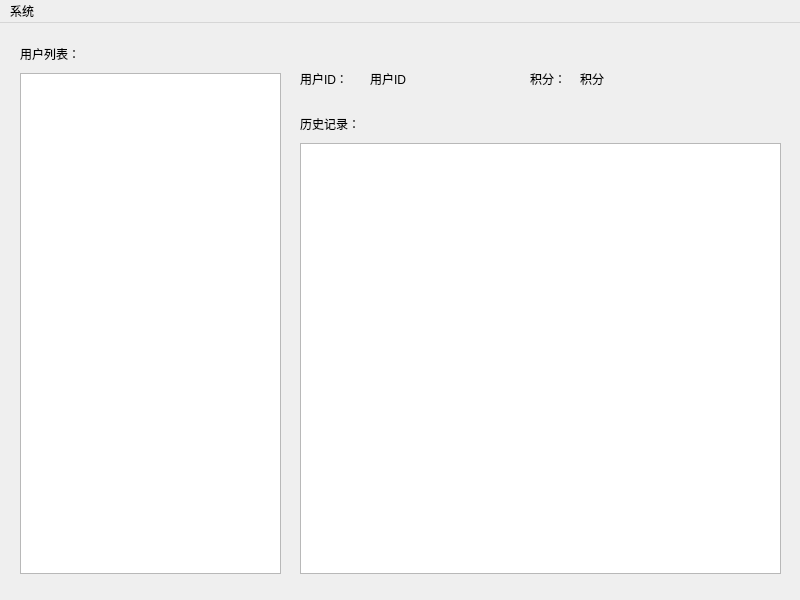
<?xml version="1.0" encoding="UTF-8"?>
<ui version="4.0">
 <class>adminWindow</class>
 <widget class="QMainWindow" name="adminWindow">
  <property name="geometry">
   <rect>
    <x>0</x>
    <y>0</y>
    <width>800</width>
    <height>600</height>
   </rect>
  </property>
  <property name="minimumSize">
   <size>
    <width>800</width>
    <height>600</height>
   </size>
  </property>
  <property name="maximumSize">
   <size>
    <width>800</width>
    <height>600</height>
   </size>
  </property>
  <property name="windowTitle">
   <string>管理员控制台</string>
  </property>
  <widget class="QWidget" name="centralwidget">
   <widget class="QTableWidget" name="tableWidgetUserList">
    <property name="geometry">
     <rect>
      <x>20</x>
      <y>50</y>
      <width>261</width>
      <height>501</height>
     </rect>
    </property>
   </widget>
   <widget class="QLabel" name="labelUserList">
    <property name="geometry">
     <rect>
      <x>20</x>
      <y>10</y>
      <width>251</width>
      <height>41</height>
     </rect>
    </property>
    <property name="text">
     <string>用户列表：</string>
    </property>
   </widget>
   <widget class="QLabel" name="labelHistory">
    <property name="geometry">
     <rect>
      <x>300</x>
      <y>80</y>
      <width>251</width>
      <height>41</height>
     </rect>
    </property>
    <property name="text">
     <string>历史记录：</string>
    </property>
   </widget>
   <widget class="QTableWidget" name="tableWidgetHistory">
    <property name="geometry">
     <rect>
      <x>300</x>
      <y>120</y>
      <width>481</width>
      <height>431</height>
     </rect>
    </property>
   </widget>
   <widget class="QLabel" name="labelUserIdHint">
    <property name="geometry">
     <rect>
      <x>300</x>
      <y>30</y>
      <width>72</width>
      <height>51</height>
     </rect>
    </property>
    <property name="text">
     <string>用户ID：</string>
    </property>
   </widget>
   <widget class="QLabel" name="labelUserId">
    <property name="geometry">
     <rect>
      <x>370</x>
      <y>30</y>
      <width>151</width>
      <height>51</height>
     </rect>
    </property>
    <property name="text">
     <string>用户ID</string>
    </property>
   </widget>
   <widget class="QLabel" name="labelPointHint">
    <property name="geometry">
     <rect>
      <x>530</x>
      <y>30</y>
      <width>72</width>
      <height>51</height>
     </rect>
    </property>
    <property name="text">
     <string>积分：</string>
    </property>
   </widget>
   <widget class="QLabel" name="labelPoint">
    <property name="geometry">
     <rect>
      <x>580</x>
      <y>30</y>
      <width>72</width>
      <height>51</height>
     </rect>
    </property>
    <property name="text">
     <string>积分</string>
    </property>
   </widget>
  </widget>
  <widget class="QMenuBar" name="menubar">
   <property name="geometry">
    <rect>
     <x>0</x>
     <y>0</y>
     <width>800</width>
     <height>26</height>
    </rect>
   </property>
   <widget class="QMenu" name="menu">
    <property name="title">
     <string>系统</string>
    </property>
    <addaction name="actionQuit"/>
   </widget>
   <addaction name="menu"/>
  </widget>
  <action name="actionQuit">
   <property name="text">
    <string>管理员注销</string>
   </property>
  </action>
 </widget>
 <resources/>
 <connections/>
</ui>
